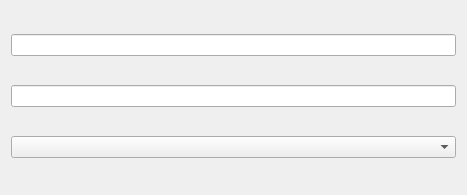
<?xml version="1.0" encoding="UTF-8"?>
<ui version="4.0">
    <class>Form</class>
    <widget class="QWidget" name="Form">
        <property name="geometry">
            <rect>
                <x>0</x>
                <y>0</y>
                <width>467</width>
                <height>195</height>
            </rect>
        </property>
        <property name="sizePolicy">
            <sizepolicy hsizetype="Preferred" vsizetype="Fixed">
                <horstretch>0</horstretch>
                <verstretch>0</verstretch>
            </sizepolicy>
        </property>
        <property name="windowTitle">
            <string>Form</string>
        </property>
        <layout class="QGridLayout" name="gridLayout">
            <item row="0" column="0" colspan="2">
                <widget class="QLineEdit" name="uiCollection">
                    <property name="readOnly">
                        <bool>true</bool>
                    </property>
                </widget>
            </item>
            <item row="1" column="0" colspan="2">
                <widget class="QLineEdit" name="uiName">
                    <property name="readOnly">
                        <bool>true</bool>
                    </property>
                </widget>
            </item>
            <item row="2" column="0" colspan="2">
                <widget class="QComboBox" name="uiValue"/>
            </item>
        </layout>
    </widget>
    <resources/>
    <connections/>
</ui>
